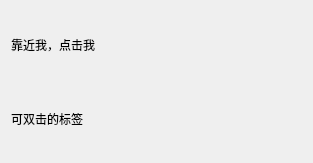
<?xml version="1.0" encoding="UTF-8"?>
<ui version="4.0">
 <class>Widget</class>
 <widget class="QWidget" name="Widget">
  <property name="geometry">
   <rect>
    <x>0</x>
    <y>0</y>
    <width>313</width>
    <height>163</height>
   </rect>
  </property>
  <property name="windowTitle">
   <string>事件过滤器</string>
  </property>
  <layout class="QVBoxLayout" name="verticalLayout_2">
   <item>
    <layout class="QVBoxLayout" name="verticalLayout">
     <item>
      <widget class="QLabel" name="label">
       <property name="text">
        <string>靠近我，点击我</string>
       </property>
      </widget>
     </item>
     <item>
      <widget class="QLabel" name="label_2">
       <property name="text">
        <string>可双击的标签</string>
       </property>
      </widget>
     </item>
    </layout>
   </item>
  </layout>
 </widget>
 <resources/>
 <connections/>
</ui>
